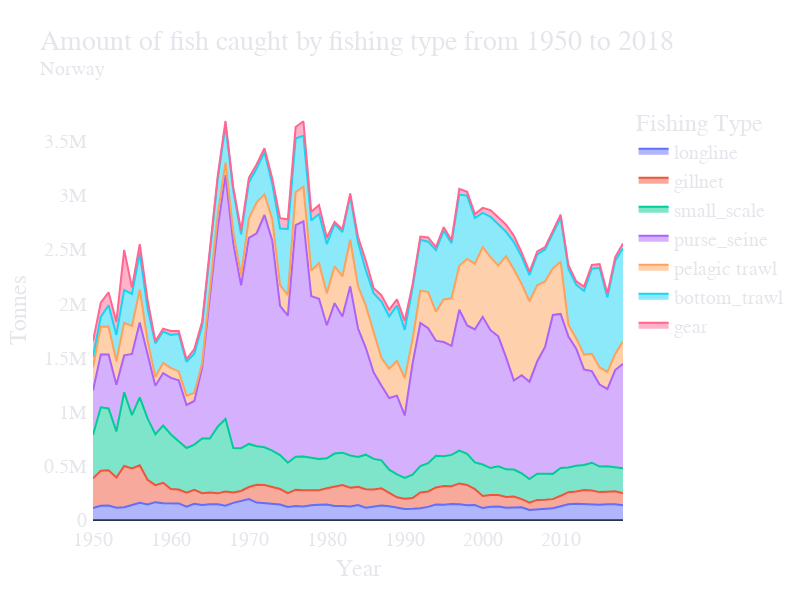

The cell this chart's notebook holds for it:
### Code cell
from plots.data import get_fishing_types

df_fish_methods = get_fishing_types()

fig = plot_fishing_type(df_fish_methods, 'Norway')
fig.show()
